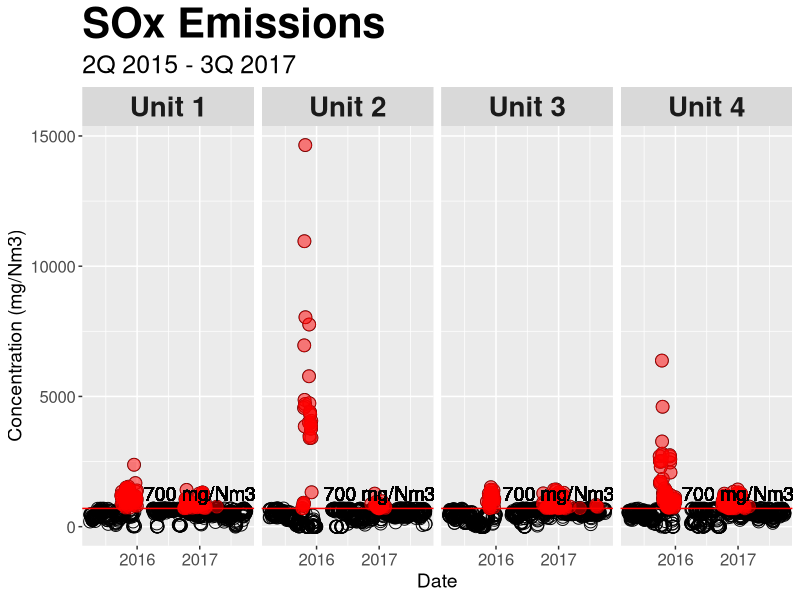
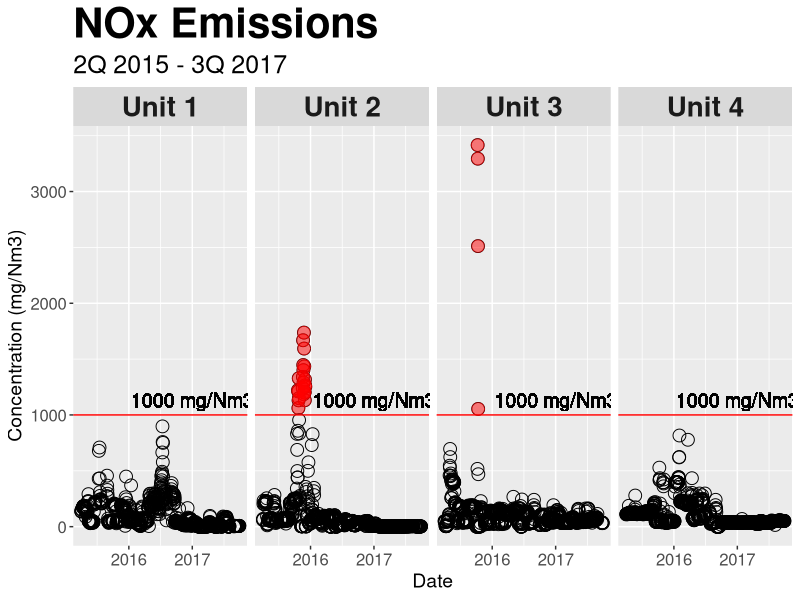
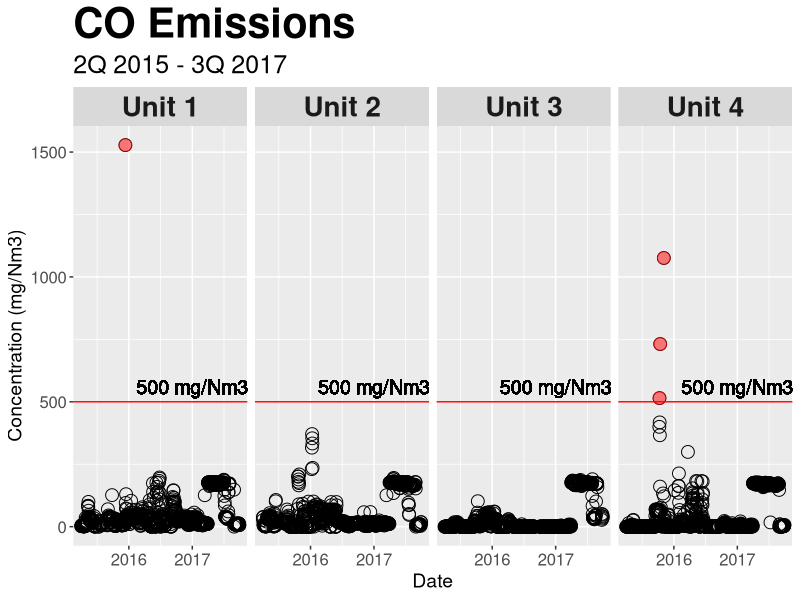
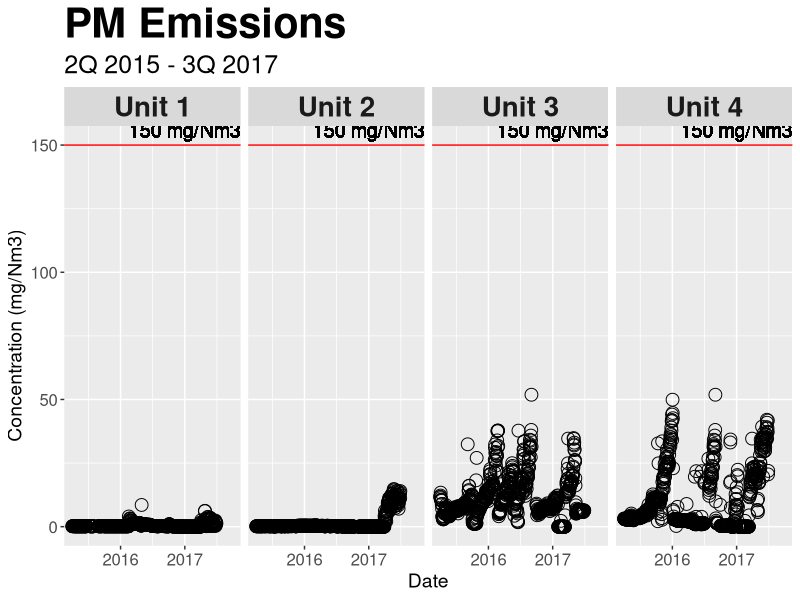
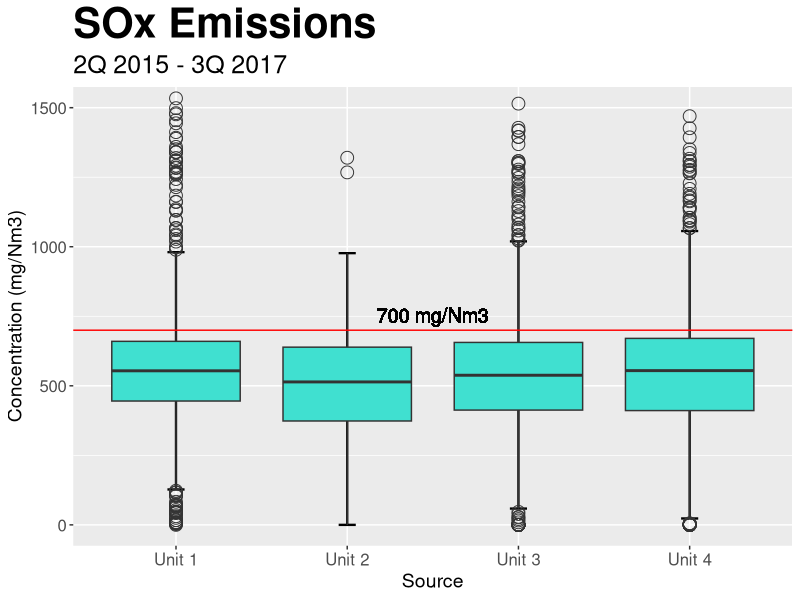
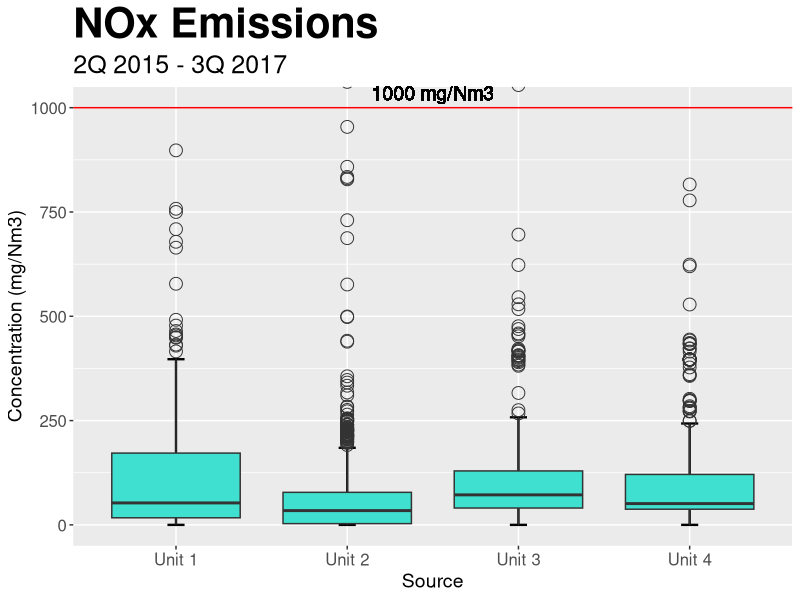
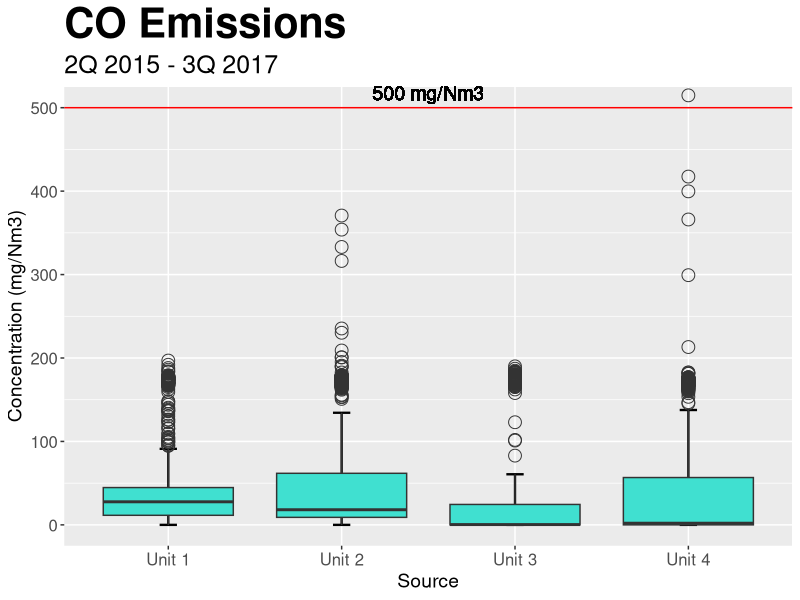
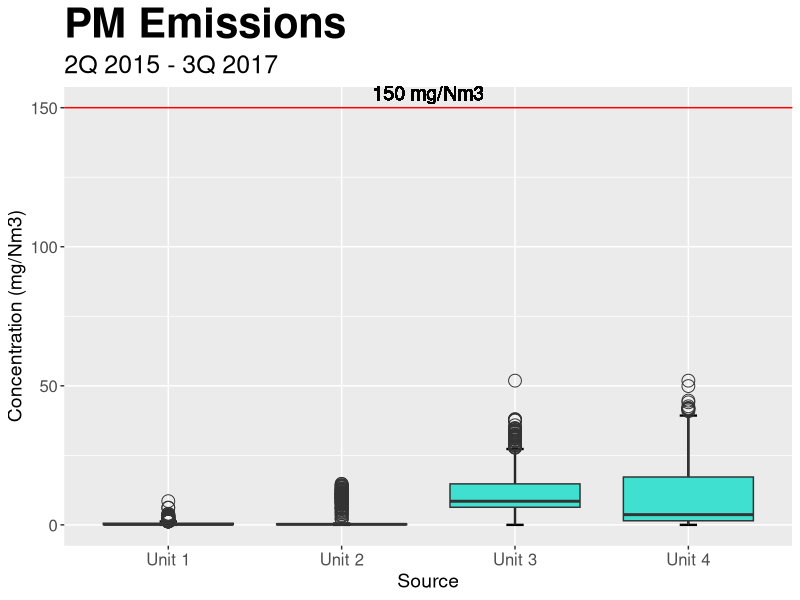

Source code (R) for these figures, in order:
library(readxl)
library(dplyr)
library(lubridate)
library(ggplot2)


## let i refer to Pollutant
## let j refer to Pollutant Source (Plant Unit/Train)

## Combine data in one list for looping       
train <- c("Unit 1", "Unit 2", "Unit 3", "Unit 4")
data <- list()
for (j in 1:4) {
        data[[j]] <- read_xlsx("Plant-Emissions.xlsx",
                sheet = train[j], na = c("", "NT", "S/D", "T/A"))
        data[[j]][,"Date"] <- as.Date(data[[j]]$Date)
}
names(data) <- train

## Add periods for plotting
pos <- as.Date("1/1/2017", format = "%m/%d/%Y") 
for (j in 1:4) {
        data[[j]] <- mutate(data[[j]], Source = as.factor(train[j]),
                Year = as.factor(year(Date)),
                Quarter = as.factor(paste0(Year, " ", quarter(Date), "Q"))
        )
}

## Combine data in one data frame for plotting
full <- data.frame()
for (j in 1:4) {
        full <- rbind(full, data[[j]])
}


## Create Plots

## Create "pol" data frame for looping
pol <- data.frame(
        type = c("SOx", "NOx", "CO", "PM"),
        Dlim = c(700, 1000, 500, 150),
        stringsAsFactors = FALSE
)

th <- theme(plot.title = element_text(size = 30, face = "bold"),
            plot.subtitle = element_text(size = 18),
            axis.text = element_text(size = 12),
            axis.title = element_text(size = 14),
            strip.text.x = element_text(face = "bold", size = 20))
labs <- labs(subtitle = "2Q 2015 - 3Q 2017", y = "Concentration (mg/Nm3)")
ticks <- scale_x_date(breaks = as.Date(c("1/1/2016", "1/1/2017"),
        format = "%m/%d/%Y"), labels = c("2016", 2017))


## 1. Create Scatter Plots for Exploratory Analysis
for (i in 1:4){
        png(paste("Scatter", pol$type[i], ".png"),
                width = 640, height = 480) 
        print({
                ggplot(full, aes_string(x = "Date", y = pol$type[i])) +
                facet_grid(facets = . ~ Source) + th + labs + ticks +
                geom_point(shape = 1, size = 4) +
                geom_point(data = filter_(full,
                                paste(pol$type[i], ">", pol$Dlim[i])),
                        col = "red", alpha = 0.5, size = 4) +
                geom_hline(yintercept = pol$Dlim[i], col = "red") +  
                geom_text(aes(x = pos, y = pol$Dlim[i],
                        label = paste(pol$Dlim[i], "mg/Nm3"),
                        vjust = -0.5), size = 5) +     
                labs(title = paste(pol$type[i], "Emissions")) 
        })   
        dev.off()
}

## Massive SOx and NOx outliers were submitted in the company's self-monitoring 
## reports for 4th quarter 2015. Even though the magnitude indicate these are 
## highly probable erroneous data, these data cannot be removed from the presentation 
## as these were already submitted to regulatory bodies. Instead, the plots were 
## bound using limits in the y-axes to avoid the outliers to squish the plots down.

pol <- mutate(pol, ylim = c(1500, 1000, 500, 150))


## 2. Create bound box plots per whole Time
for (i in 1:4){
        png(paste("BoxT", pol$type[i], ".png"),
            width = 640, height = 480) 
        print({
                ggplot(full, aes_string(x = "Source", y = pol$type[i])) + th + labs +
                coord_cartesian(ylim = c(0, pol$ylim[i])) +
                stat_boxplot(geom ="errorbar", width = 0.1, size = 0.8) +
                geom_boxplot(fill = "turquoise", outlier.size = 4,
                        outlier.shape = 1) +
                geom_hline(yintercept = pol$Dlim[i], col = "red") +
                geom_text(aes(x = 2.5, y = pol$Dlim[i],
                        label = paste(pol$Dlim[i], "mg/Nm3"),
                        vjust = -0.5), size = 5) +
                labs(title = paste(pol$type[i], "Emissions"))
        })
        dev.off()
}

## For SOx almost all values above the 3rd quartile of all Units exceed limits.
## These plots do not show that the company had been fully compliant since the 
## last quarters of 2017.



## 3. Create bound box plots per year
for (i in 1:4){
        png(paste("BoxY", pol$type[i], ".png"),
            width = 640, height = 480) 
        print({
                ggplot(full, aes_string(x = "Year", y = pol$type[i])) +
                facet_grid(facets = . ~ Source) + th + labs +
                coord_cartesian(ylim = c(0, pol$ylim[i])) +
                stat_boxplot(geom ="errorbar", width = 0.1, size = 0.8) +
                geom_boxplot(fill = "turquoise", outlier.size = 4,
                        outlier.shape = 1) +
                geom_hline(yintercept = pol$Dlim[i], col = "red") +
                geom_text(aes(x = 2.5, y = pol$Dlim[i],
                        label = paste(pol$Dlim[i], "mg/Nm3"),
                        vjust = -0.5), size = 5) +
                labs(title = paste(pol$type[i], "Emissions"))
        })
        dev.off()
}

## Even though box plots plotted per year already shows the great improvement of
## the company in following regulatory limits by year 2017, it did not show the
## progressive improvement within 2017 particularly in SOx for which 2017 box
## plots still have whiskers extending beyond the regulatory limits.


## 4. Create bound box plots per quarter
for (j in 1:4) {
        for (i in 1:4){
                png(paste("BoxQ", pol$type[i], train[j], ".png"),
                        width = 640, height = 480)
                print({
                ggplot(data[[j]], aes_string(x = "Quarter", y = pol$type[i])) +
                coord_cartesian(ylim = c(0, pol$ylim[i])) + th + labs +
                stat_boxplot(geom ="errorbar", width = 0.1, size = 0.8) +
                geom_boxplot(fill = "turquoise", outlier.size = 4,
                        outlier.shape = 1) +
                geom_hline(yintercept = pol$Dlim[i], col = "red") +
                geom_text(aes(x = 2.5, y = pol$Dlim[i],
                        label = paste(pol$Dlim[i], "mg/Nm3"),
                        vjust = -0.5), size = 5) +
                labs(title = paste(train[j], pol$type[i], "Emissions"))
                })
                dev.off()
        }
}

## Plotting per quarter highlights the effect of extreme outlier data for
## 2015 4th Quarter SOx values of all Units.


## 5. Create bound box plots per year in 2015-2016; quarter in 2017
## It was noted that this form of summarization skews the x-axis scale and other
## plot types (ie, scatter plot) may be better for showing improvement over time

full <- mutate(full, Period = ifelse(Date < pos, levels(Year)[Year], 
        levels(Quarter)[Quarter]))

for (i in 1:4){
        png(paste("BoxP", pol$type[i], ".png"),
            width = 1120, height = 480) 
        print({
                ggplot(full, aes_string(x = "Period", y = pol$type[i])) +
                facet_grid(facets = . ~ Source) + th + labs +
                coord_cartesian(ylim = c(0, pol$ylim[i])) +
                stat_boxplot(geom ="errorbar", width = 0.1, size = 0.8) +
                geom_boxplot(fill = "turquoise", outlier.size = 4,
                     outlier.shape = 1) +
                geom_hline(yintercept = pol$Dlim[i], col = "red") +
                geom_text(aes(x = 2.5, y = pol$Dlim[i],
                      label = paste(pol$Dlim[i], "mg/Nm3"),
                      vjust = -0.5), size = 5) +
                labs(title = paste(pol$type[i], "Emissions"))
        })
        dev.off()
}

## When data are plotted yearly in 2015 & 201 and quarterly in 2017, almost all 
## of the box plots now have whiskers below regulatory limits. The medians are 
## also progressing downwards from 1Q to 3Q 2017. 

## These are the only plots that management found acceptable, amidst caution that 
## the x-axis scale was skewed by the mixed period groupings.



## EXTRA: Analyze Exceedances
     
exlist <- list()
for (i in 1:4) {
        exlist[[i]] <- filter_(full, paste(pol$type[i], ">", pol$Dlim[i]))
}
names(exlist) <- c("exSOx", "exNOx", "exCO", "exPM")

exdata <- data.frame()
for (i in 1:4) {
        exdata <- distinct(bind_rows(exdata, exlist[[i]]))
}

write.csv(exdata, file = "Plant-Emissions-exceedances.csv", row.names = FALSE)

## END

